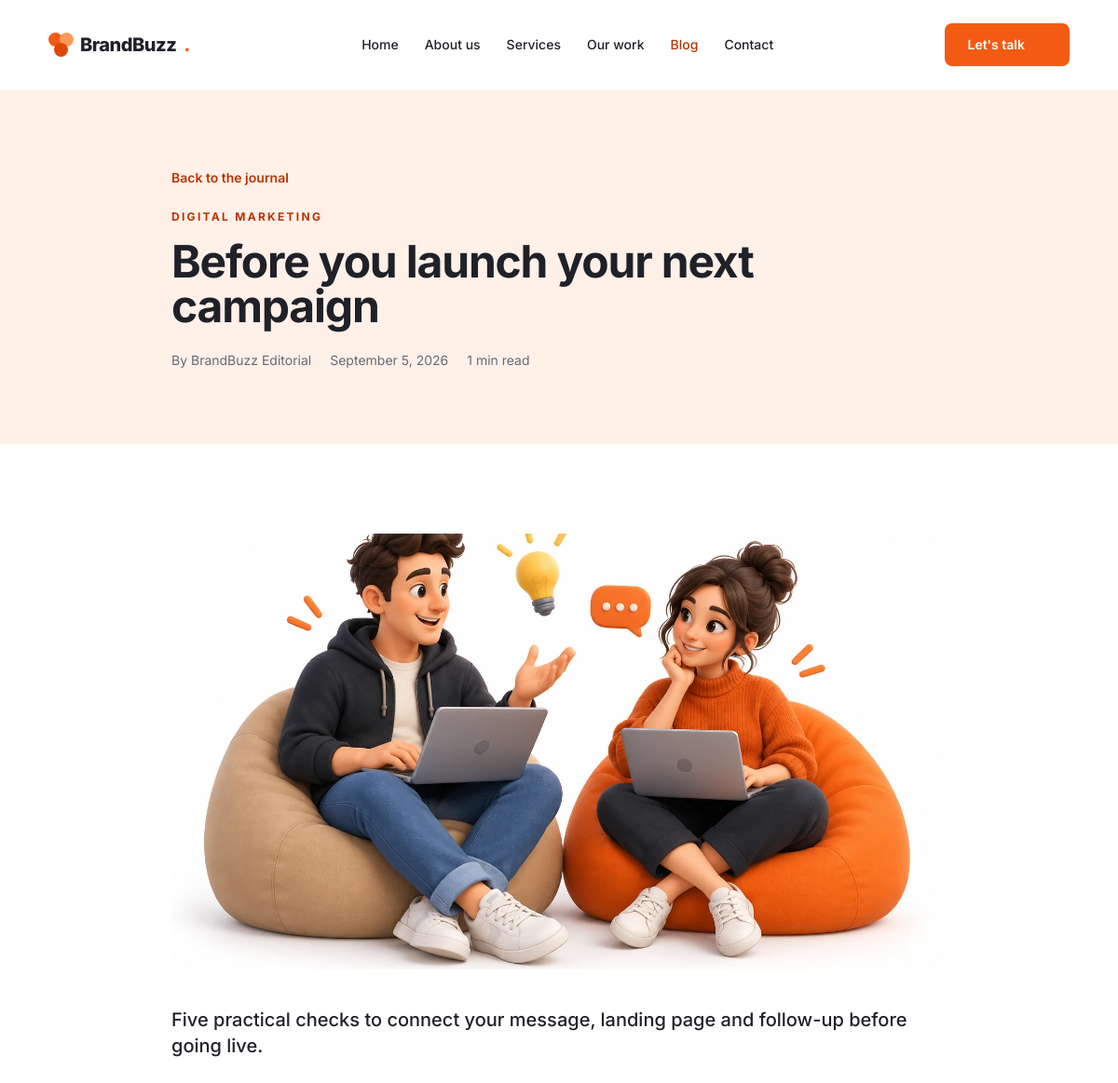
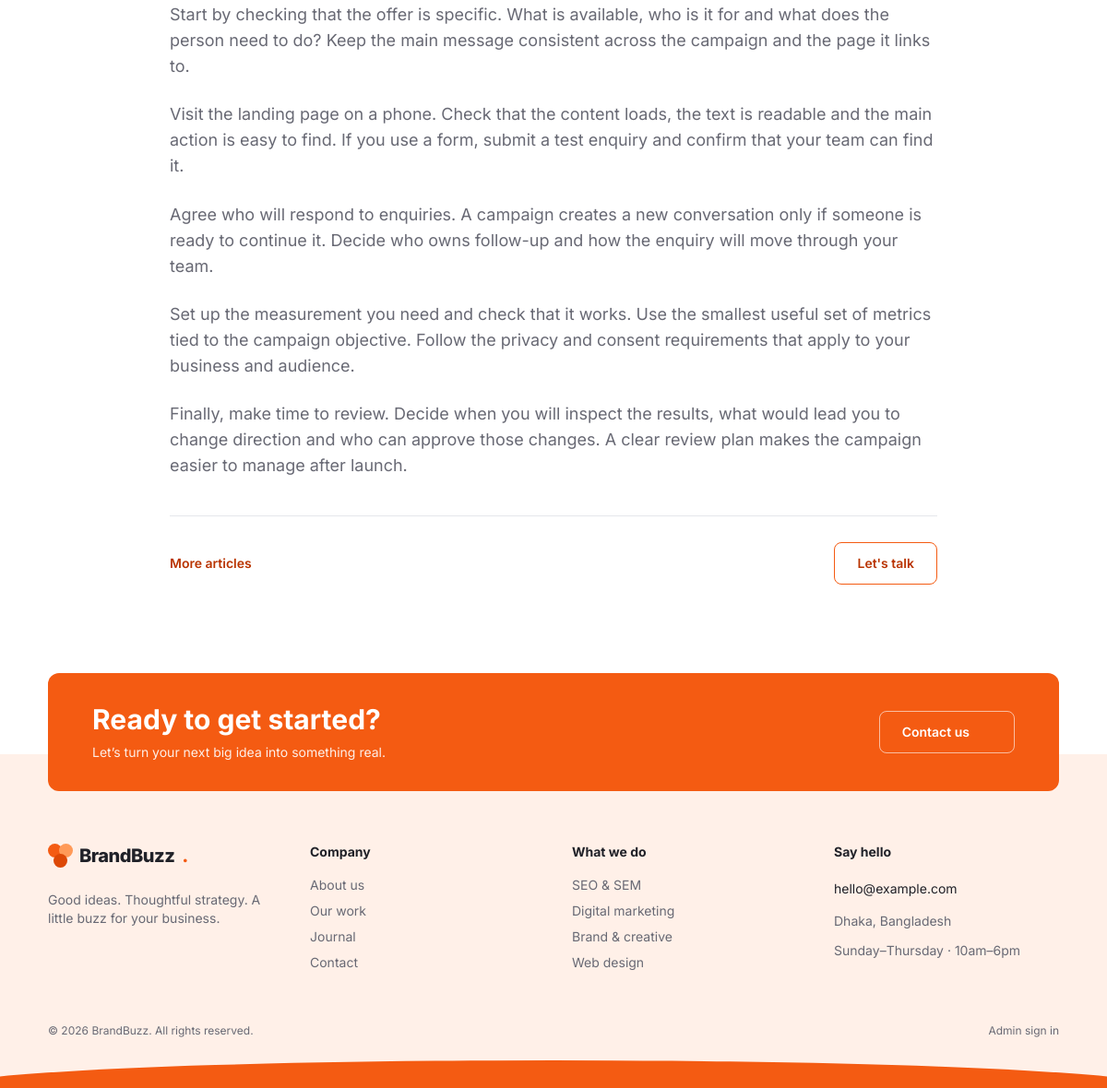
Page /blog?slug=before-your-next-campaign on the committed database (2 pictures, top to bottom).
### tables this page shows
CREATE TABLE IF NOT EXISTS blogs (
 id BIGINT UNSIGNED AUTO_INCREMENT PRIMARY KEY,
 title VARCHAR(140) NOT NULL,
 slug VARCHAR(160) NOT NULL UNIQUE,
 excerpt VARCHAR(300) NOT NULL,
 content MEDIUMTEXT NOT NULL,
 category VARCHAR(60) NOT NULL,
 author VARCHAR(100) NOT NULL,
 image VARCHAR(255) DEFAULT NULL,
 status ENUM('draft','published') NOT NULL DEFAULT 'draft',
 sort_order INT UNSIGNED NOT NULL DEFAULT 0,
 created_at TIMESTAMP NOT NULL DEFAULT CURRENT_TIMESTAMP,
 updated_at TIMESTAMP NOT NULL DEFAULT CURRENT_TIMESTAMP ON UPDATE CURRENT_TIMESTAMP,
 INDEX idx_blogs_status (status,id)
);

CREATE TABLE IF NOT EXISTS services (
 id BIGINT UNSIGNED AUTO_INCREMENT PRIMARY KEY,
 title VARCHAR(140) NOT NULL,
 slug VARCHAR(160) NOT NULL UNIQUE,
 excerpt VARCHAR(300) NOT NULL,
 content MEDIUMTEXT NOT NULL,
 icon VARCHAR(30) NOT NULL DEFAULT 'sparkles',
 accent VARCHAR(20) NOT NULL DEFAULT 'orange',
 status ENUM('draft','published') NOT NULL DEFAULT 'draft',
 sort_order INT UNSIGNED NOT NULL DEFAULT 0,
 created_at TIMESTAMP NOT NULL DEFAULT CURRENT_TIMESTAMP,
 updated_at TIMESTAMP NOT NULL DEFAULT CURRENT_TIMESTAMP ON UPDATE CURRENT_TIMESTAMP,
 INDEX idx_services_status_sort (status,sort_order)
);

### app/config/constants.php (called while the page is built, shortened)
<?php
function env(string $key, string $default = ''): string { $value = getenv($key); return $value === false ? $default : $value; }

### app/config/database.php (called while the page is built, shortened)
<?php
final class Database {
    private static ?PDO $connection = null;
    public static function connection(): PDO {
        if (self::$connection !== null) return self::$connection;
        $database = env('DB_DATABASE', 'brandbuzz_agency');
        $host = env('DB_HOST', '127.0.0.1');
        $port = (int) env('DB_PORT', '3306');
        self::$connection = new PDO("mysql:host={$host};port={$port};dbname={$database};charset=utf8mb4", env('DB_USERNAME', 'root'), env('DB_PASSWORD'), [
            PDO::ATTR_ERRMODE => PDO::ERRMODE_EXCEPTION,
            PDO::ATTR_DEFAULT_FETCH_MODE => PDO::FETCH_ASSOC,
            PDO::ATTR_EMULATE_PREPARES => false,
        ]);
        return self::$connection;
    }
}

### app/models/Model.php (called while the page is built, shortened)
<?php
abstract class Model {
    protected static string $table;
    public static function db(): PDO { return Database::connection(); }
    public static function published(): array { return static::db()->query('SELECT * FROM ' . static::$table . " WHERE status = 'published' ORDER BY sort_order ASC, id DESC")->fetchAll(); }
    public static function bySlug(string $slug): ?array { $stmt = static::db()->prepare('SELECT * FROM ' . static::$table . " WHERE slug = ? AND status = 'published'"); $stmt->execute([$slug]); return $stmt->fetch() ?: null; }
}

### app/bootstrap.php (called while the page is built, shortened)
<?php
require_once __DIR__ . '/config/constants.php';
require_once __DIR__ . '/config/database.php';
spl_autoload_register(function(string $class): void {
    foreach (['models','controllers'] as $directory) { $path = __DIR__ . '/' . $directory . '/' . $class . '.php'; if (is_file($path)) { require_once $path; return; } }
});
require_once __DIR__ . '/helpers/functions.php';

### app/models/Setting.php (called while the page is built, shortened)
<?php
final class Setting {
    private static ?array $cache = null;
    public static function all(): array { if (self::$cache === null) self::$cache = Database::connection()->query('SELECT setting_key, setting_value FROM settings')->fetchAll(PDO::FETCH_KEY_PAIR); return self::$cache; }
    public static function get(string $key, string $default = ''): string { return (string)(self::all()[$key] ?? $default); }
}

### resources/views/blog/details.php (the view)
<article><header class="page-intro"><div class="container-page max-w-4xl"><a class="link-arrow mb-6" href="<?= e(page_url('blog')) ?>">Back to the journal</a><p class="eyebrow"><?= e($post['category']) ?></p><h1><?= e($post['title']) ?></h1><div class="text-sm text-muted flex flex-wrap gap-x-5 mt-6"><span>By <?= e($post['author']) ?></span><time datetime="<?= e(date('c',strtotime($post['created_at']))) ?>"><?= e(date('F j, Y',strtotime($post['created_at']))) ?></time><span><?= max(1,(int)ceil(str_word_count($post['content'])/200)) ?> min read</span></div></div></header><div class="container-page max-w-4xl section-space"><img class="w-full aspect-[16/9] object-cover rounded-3xl mb-10 bg-brand-50" src="<?= e(media($post['image'])) ?>" alt="<?= e($post['title']) ?>" width="1200" height="675"><p class="text-xl font-medium mb-7"><?= e($post['excerpt']) ?></p><div class="prose-copy text-lg"><?= paragraphs($post['content']) ?></div><div class="border-t border-gray-200 mt-10 pt-7 flex justify-between items-center"><a class="link-arrow" href="<?= e(page_url('blog')) ?>">More articles</a><a class="btn btn-outline" href="<?= e(page_url('contact')) ?>">Let's talk</a></div></div></article>

### resources/views/layouts/footer.php (shortened to what this page needs)
<?php if(($active ?? '') !== 'contact') view('home/cta'); ?>
<footer class="bg-peach pt-24 overflow-hidden">
  <div class="container-page grid sm:grid-cols-2 lg:grid-cols-4 gap-10 pb-14">
    <div><a class="brand" href="<?= e(page_url()) ?>"><span class="brand-mark" aria-hidden="true"><i></i><i></i><i></i></span><?= e(setting('site_name','BrandBuzz')) ?><span>.</span></a><p class="mt-4 text-sm text-muted max-w-xs"><?= e(setting('footer_text','Good ideas. Thoughtful strategy. A little buzz for your business.')) ?></p></div>
    <div><h3 class="text-sm font-bold mb-4">Company</h3><ul class="space-y-2 text-sm text-muted"><?php foreach(['about'=>'About us','portfolio'=>'Our work','blog'=>'Journal','contact'=>'Contact'] as $key=>$label): ?><li><a class="hover:text-brand-600" href="<?= e(page_url($key)) ?>"><?= e($label) ?></a></li><?php endforeach ?></ul></div>
    <div><h3 class="text-sm font-bold mb-4">What we do</h3><ul class="space-y-2 text-sm text-muted"><?php foreach(array_slice(Service::published(),0,4) as $item): ?><li><a class="hover:text-brand-600" href="<?= e(page_url('services',['slug'=>$item['slug']])) ?>"><?= e($item['title']) ?></a></li><?php endforeach ?></ul></div>
    <div><h3 class="text-sm font-bold mb-4">Say hello</h3><a class="text-sm break-words hover:text-brand-600" href="mailto:<?= e(setting('contact_email','hello@example.com')) ?>"><?= e(setting('contact_email','hello@example.com')) ?></a><p class="text-sm text-muted mt-3"><?= e(setting('contact_address','Dhaka, Bangladesh')) ?></p><p class="text-sm text-muted mt-3"><?= e(setting('office_hours','Sunday–Thursday · 10am–6pm')) ?></p></div>
  </div>
  <div class="container-page flex flex-wrap justify-between gap-4 pb-6 text-xs text-muted"><p>© <?= date('Y') ?> <?= e(setting('site_name','BrandBuzz')) ?>. All rights reserved.</p><a href="<?= e(url('admin/login.php')) ?>" class="hover:text-brand-600">Admin sign in</a></div>
  <div class="footer-wave" aria-hidden="true"></div>
</footer>
</body></html>

### rows in the picture
blogs: category "DIGITAL MARKETING", title "Before you launch your next campaign", author "BrandBuzz Editorial", created_at "September 5, 2026", max(1,(int)ceil(str_word_count($post['content'])/200)) "1", image (picture), excerpt "Five practical checks to connect your message, landing page and follow-up before going live.", content "Start by checking that the offer is specific. What is available, who is it for and what does the person need to do? Keep the main message consistent across the campaign and the page it links to. Visit the landing page on a phone. Check that the content loads, the text is readable and the main action is easy to find. If you use a form, submit a test enquiry and confirm that your team can find it. Agree who will respond to enquiries. A campaign creates a new conversation only if someone is ready to continue it. Decide who owns follow-up and how the enquiry will move through your team. Set up the measurement you need and check that it works. Use the smallest useful set of metrics tied to the…"
services: title "SEO & SEM"
services: title "Digital marketing"
services: title "Brand & creative"
services: title "Web design"

### other values in the picture
setting('site_name','BrandBuzz') "BrandBuzz"
$label "Home"
$label "About us"
$label "Services"
$label "Our work"
$label "Blog"
$label "Contact"
setting('cta_title','Ready to get started?') "Ready to get started?"
$label "Journal"
setting('contact_email','hello@example.com') "hello@example.com"
setting('contact_address','Dhaka, Bangladesh') "Dhaka, Bangladesh"
setting('office_hours','Sunday–Thursday · 10am–6pm') "Sunday–Thursday · 10am–6pm"
